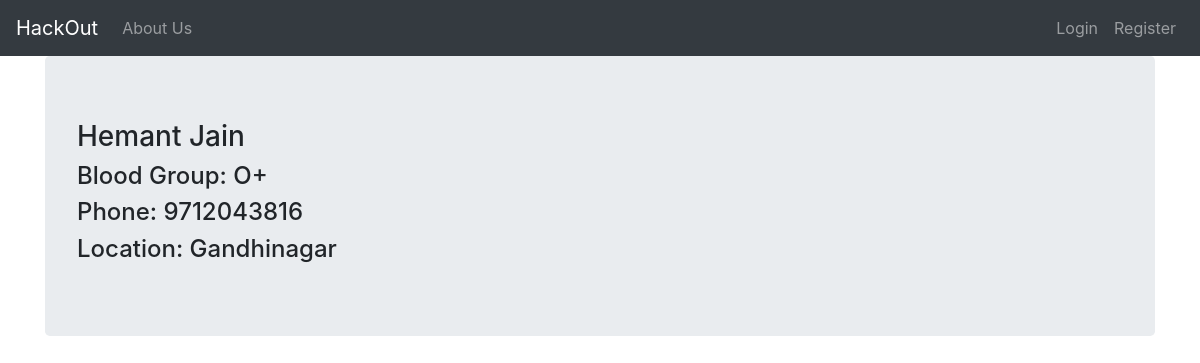
Page /donors/1 on the committed database.
### donors/models.py (models this page shows, shortened)
class Donor(models.Model):
    user = models.OneToOneField(
        User, on_delete=models.CASCADE, primary_key=True)
    blood_group = models.CharField(max_length=5)
    phone = models.BigIntegerField()
    location = models.CharField(max_length=300)

### donors/views.py (the view)
# urls.py: path('<int:pk>', DonorDetailView.as_view(), name="donor-detail"),
class DonorDetailView(DetailView, LoginRequiredMixin):
    model = Donor
    template_name = "donors/donor_detail.html"

### donors/templates/donors/donor_detail.html
{% extends 'donors/base.html' %}
{% block content %}
    <div class="jumbotron">
        <h3>{{donor.user.first_name}} {{donor.user.last_name}}</h3>
        <h4>Blood Group: {{donor.blood_group}}</h4>
        <h4>Phone: {{donor.phone}}</h4>
        <h4>Location: {{donor.location}}</h4>
    </div>
{% endblock content %}

### rows in the picture
Donor: user.first_name "Hemant", user.last_name "Jain", blood_group "O+", phone "9712043816", location "Gandhinagar"
